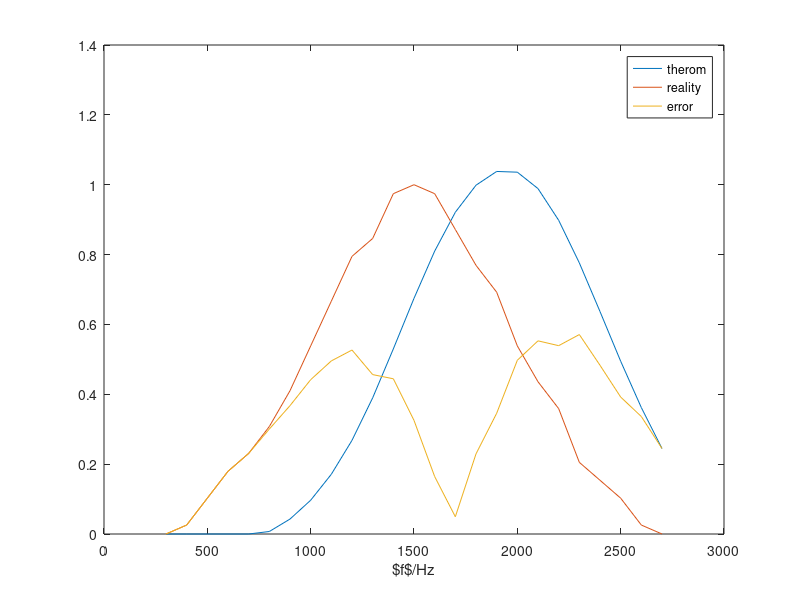

The MATLAB script that drew this image:
%% input data
% two-column dat file will be import as a complex
data = csvread('data/reality.dat');
F = real(data);
x = imag(data)/max(imag(data));

%% coefficient generate
% if you use matlab, please comment this line
pkg load signal;
N = 48;
fs = 20e3;
f = [1:N/2]*fs/N;
h = fir1(N, [0.1, 0.2], 'bandpass');
% NOTE: due to precision, the coefficient maybe become different
hm = round(h*fix(32768/max(h)));
y = abs(fft(hm)(1:N/2));
y = y/max(y);
Y = interp1(f, y, F, 'spline');
for i = 1:length(Y)
    if isnan(Y(i)) || Y(i) < 0
        Y(i) = 0;
    end
end
plot(F, Y);
hold on;
plot(F, x);
err = abs(Y-x);
plot(F, err);
xlabel('$f$/Hz');
legend('therom', 'reality', 'error');
print -dpdflatexstandalone '/tmp/fir.tex';
